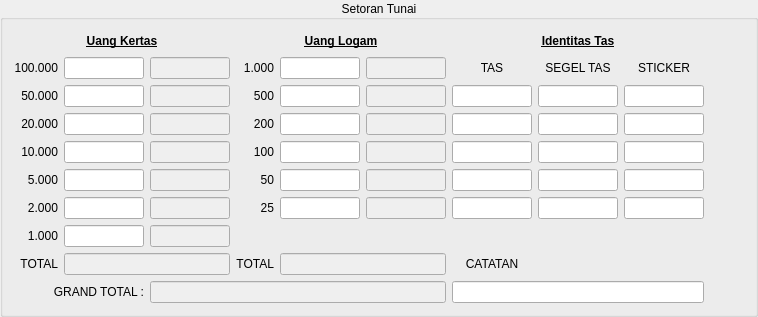
             <widget class="QGroupBox" name="groupBoxTunai">
              <property name="title">
               <string>Setoran Tunai</string>
              </property>
              <property name="alignment">
               <set>Qt::AlignCenter</set>
              </property>
              <layout class="QGridLayout" name="gridLayout_10">
               <item row="0" column="0">
                <layout class="QGridLayout" name="gridLayout_6">
                 <item row="0" column="0" colspan="3">
                  <widget class="QLabel" name="label_20">
                   <property name="font">
                    <font>
                     <weight>75</weight>
                     <bold>true</bold>
                     <underline>true</underline>
                    </font>
                   </property>
                   <property name="text">
                    <string>Uang Kertas</string>
                   </property>
                   <property name="alignment">
                    <set>Qt::AlignCenter</set>
                   </property>
                  </widget>
                 </item>
                 <item row="0" column="9">
                  <spacer name="horizontalSpacer">
                   <property name="orientation">
                    <enum>Qt::Horizontal</enum>
                   </property>
                   <property name="sizeHint" stdset="0">
                    <size>
                     <width>40</width>
                     <height>20</height>
                    </size>
                   </property>
                  </spacer>
                 </item>
                 <item row="0" column="6" colspan="3">
                  <widget class="QLabel" name="label_86">
                   <property name="font">
                    <font>
                     <weight>75</weight>
                     <bold>true</bold>
                     <underline>true</underline>
                    </font>
                   </property>
                   <property name="text">
                    <string>Identitas Tas</string>
                   </property>
                   <property name="alignment">
                    <set>Qt::AlignCenter</set>
                   </property>
                  </widget>
                 </item>
                 <item row="1" column="1">
                  <widget class="QLineEdit" name="lineEdit100k">
                   <property name="maximumSize">
                    <size>
                     <width>80</width>
                     <height>16777215</height>
                    </size>
                   </property>
                   <property name="alignment">
                    <set>Qt::AlignRight|Qt::AlignTrailing|Qt::AlignVCenter</set>
                   </property>
                  </widget>
                 </item>
                 <item row="2" column="3">
                  <widget class="QLabel" name="label_75">
                   <property name="text">
                    <string>500</string>
                   </property>
                   <property name="alignment">
                    <set>Qt::AlignRight|Qt::AlignTrailing|Qt::AlignVCenter</set>
                   </property>
                  </widget>
                 </item>
                 <item row="2" column="6">
                  <widget class="QLineEdit" name="lineEditTas1">
                   <property name="maximumSize">
                    <size>
                     <width>80</width>
                     <height>16777215</height>
                    </size>
                   </property>
                  </widget>
                 </item>
                 <item row="1" column="2">
                  <widget class="QLineEdit" name="lineEditTot100k">
                   <property name="enabled">
                    <bool>false</bool>
                   </property>
                   <property name="maximumSize">
                    <size>
                     <width>80</width>
                     <height>16777215</height>
                    </size>
                   </property>
                   <property name="alignment">
                    <set>Qt::AlignRight|Qt::AlignTrailing|Qt::AlignVCenter</set>
                   </property>
                  </widget>
                 </item>
                 <item row="2" column="7">
                  <widget class="QLineEdit" name="lineEditSegel1">
                   <property name="maximumSize">
                    <size>
                     <width>80</width>
                     <height>16777215</height>
                    </size>
                   </property>
                  </widget>
                 </item>
                 <item row="1" column="0">
                  <widget class="QLabel" name="label_23">
                   <property name="text">
                    <string>100.000</string>
                   </property>
                   <property name="alignment">
                    <set>Qt::AlignRight|Qt::AlignTrailing|Qt::AlignVCenter</set>
                   </property>
                  </widget>
                 </item>
                 <item row="1" column="8">
                  <widget class="QLabel" name="label_85">
                   <property name="text">
                    <string>STICKER</string>
                   </property>
                   <property name="alignment">
                    <set>Qt::AlignCenter</set>
                   </property>
                  </widget>
                 </item>
                 <item row="1" column="3">
                  <widget class="QLabel" name="label_74">
                   <property name="text">
                    <string>1.000</string>
                   </property>
                   <property name="alignment">
                    <set>Qt::AlignRight|Qt::AlignTrailing|Qt::AlignVCenter</set>
                   </property>
                  </widget>
                 </item>
                 <item row="3" column="3">
                  <widget class="QLabel" name="label_76">
                   <property name="text">
                    <string>200</string>
                   </property>
                   <property name="alignment">
                    <set>Qt::AlignRight|Qt::AlignTrailing|Qt::AlignVCenter</set>
                   </property>
                  </widget>
                 </item>
                 <item row="2" column="0">
                  <widget class="QLabel" name="label_67">
                   <property name="text">
                    <string>50.000</string>
                   </property>
                   <property name="alignment">
                    <set>Qt::AlignRight|Qt::AlignTrailing|Qt::AlignVCenter</set>
                   </property>
                  </widget>
                 </item>
                 <item row="3" column="0">
                  <widget class="QLabel" name="label_68">
                   <property name="text">
                    <string>20.000</string>
                   </property>
                   <property name="alignment">
                    <set>Qt::AlignRight|Qt::AlignTrailing|Qt::AlignVCenter</set>
                   </property>
                  </widget>
                 </item>
                 <item row="9" column="0" colspan="2">
                  <widget class="QLabel" name="label_82">
                   <property name="text">
                    <string>GRAND TOTAL :</string>
                   </property>
                   <property name="alignment">
                    <set>Qt::AlignRight|Qt::AlignTrailing|Qt::AlignVCenter</set>
                   </property>
                  </widget>
                 </item>
                 <item row="4" column="0">
                  <widget class="QLabel" name="label_69">
                   <property name="text">
                    <string>10.000</string>
                   </property>
                   <property name="alignment">
                    <set>Qt::AlignRight|Qt::AlignTrailing|Qt::AlignVCenter</set>
                   </property>
                  </widget>
                 </item>
                 <item row="5" column="0">
                  <widget class="QLabel" name="label_70">
                   <property name="text">
                    <string>5.000</string>
                   </property>
                   <property name="alignment">
                    <set>Qt::AlignRight|Qt::AlignTrailing|Qt::AlignVCenter</set>
                   </property>
                  </widget>
                 </item>
                 <item row="8" column="0">
                  <widget class="QLabel" name="label_73">
                   <property name="text">
                    <string>TOTAL</string>
                   </property>
                   <property name="alignment">
                    <set>Qt::AlignRight|Qt::AlignTrailing|Qt::AlignVCenter</set>
                   </property>
                  </widget>
                 </item>
                 <item row="7" column="2">
                  <widget class="QLineEdit" name="lineEditTot1k">
                   <property name="enabled">
                    <bool>false</bool>
                   </property>
                   <property name="maximumSize">
                    <size>
                     <width>80</width>
                     <height>16777215</height>
                    </size>
                   </property>
                   <property name="alignment">
                    <set>Qt::AlignRight|Qt::AlignTrailing|Qt::AlignVCenter</set>
                   </property>
                  </widget>
                 </item>
                 <item row="6" column="2">
                  <widget class="QLineEdit" name="lineEditTot2k">
                   <property name="enabled">
                    <bool>false</bool>
                   </property>
                   <property name="maximumSize">
                    <size>
                     <width>80</width>
                     <height>16777215</height>
                    </size>
                   </property>
                   <property name="alignment">
                    <set>Qt::AlignRight|Qt::AlignTrailing|Qt::AlignVCenter</set>
                   </property>
                  </widget>
                 </item>
                 <item row="5" column="2">
                  <widget class="QLineEdit" name="lineEditTot5k">
                   <property name="enabled">
                    <bool>false</bool>
                   </property>
                   <property name="maximumSize">
                    <size>
                     <width>80</width>
                     <height>16777215</height>
                    </size>
                   </property>
                   <property name="alignment">
                    <set>Qt::AlignRight|Qt::AlignTrailing|Qt::AlignVCenter</set>
                   </property>
                  </widget>
                 </item>
                 <item row="4" column="2">
                  <widget class="QLineEdit" name="lineEditTot10k">
                   <property name="enabled">
                    <bool>false</bool>
                   </property>
                   <property name="maximumSize">
                    <size>
                     <width>80</width>
                     <height>16777215</height>
                    </size>
                   </property>
                   <property name="alignment">
                    <set>Qt::AlignRight|Qt::AlignTrailing|Qt::AlignVCenter</set>
                   </property>
                  </widget>
                 </item>
                 <item row="3" column="2">
                  <widget class="QLineEdit" name="lineEditTot20k">
                   <property name="enabled">
                    <bool>false</bool>
                   </property>
                   <property name="maximumSize">
                    <size>
                     <width>80</width>
                     <height>16777215</height>
                    </size>
                   </property>
                   <property name="alignment">
                    <set>Qt::AlignRight|Qt::AlignTrailing|Qt::AlignVCenter</set>
                   </property>
                  </widget>
                 </item>
                 <item row="2" column="2">
                  <widget class="QLineEdit" name="lineEditTot50k">
                   <property name="enabled">
                    <bool>false</bool>
                   </property>
                   <property name="maximumSize">
                    <size>
                     <width>80</width>
                     <height>16777215</height>
                    </size>
                   </property>
                   <property name="alignment">
                    <set>Qt::AlignRight|Qt::AlignTrailing|Qt::AlignVCenter</set>
                   </property>
                  </widget>
                 </item>
                 <item row="7" column="1">
                  <widget class="QLineEdit" name="lineEdit1k">
                   <property name="maximumSize">
                    <size>
                     <width>80</width>
                     <height>16777215</height>
                    </size>
                   </property>
                   <property name="alignment">
                    <set>Qt::AlignRight|Qt::AlignTrailing|Qt::AlignVCenter</set>
                   </property>
                  </widget>
                 </item>
                 <item row="6" column="1">
                  <widget class="QLineEdit" name="lineEdit2k">
                   <property name="maximumSize">
                    <size>
                     <width>80</width>
                     <height>16777215</height>
                    </size>
                   </property>
                   <property name="alignment">
                    <set>Qt::AlignRight|Qt::AlignTrailing|Qt::AlignVCenter</set>
                   </property>
                  </widget>
                 </item>
                 <item row="5" column="1">
                  <widget class="QLineEdit" name="lineEdit5k">
                   <property name="maximumSize">
                    <size>
                     <width>80</width>
                     <height>16777215</height>
                    </size>
                   </property>
                   <property name="alignment">
                    <set>Qt::AlignRight|Qt::AlignTrailing|Qt::AlignVCenter</set>
                   </property>
                  </widget>
                 </item>
                 <item row="4" column="1">
                  <widget class="QLineEdit" name="lineEdit10k">
                   <property name="maximumSize">
                    <size>
                     <width>80</width>
                     <height>16777215</height>
                    </size>
                   </property>
                   <property name="alignment">
                    <set>Qt::AlignRight|Qt::AlignTrailing|Qt::AlignVCenter</set>
                   </property>
                  </widget>
                 </item>
                 <item row="3" column="1">
                  <widget class="QLineEdit" name="lineEdit20k">
                   <property name="maximumSize">
                    <size>
                     <width>80</width>
                     <height>16777215</height>
                    </size>
                   </property>
                   <property name="alignment">
                    <set>Qt::AlignRight|Qt::AlignTrailing|Qt::AlignVCenter</set>
                   </property>
                  </widget>
                 </item>
                 <item row="2" column="1">
                  <widget class="QLineEdit" name="lineEdit50k">
                   <property name="maximumSize">
                    <size>
                     <width>80</width>
                     <height>16777215</height>
                    </size>
                   </property>
                   <property name="alignment">
                    <set>Qt::AlignRight|Qt::AlignTrailing|Qt::AlignVCenter</set>
                   </property>
                  </widget>
                 </item>
                 <item row="7" column="0">
                  <widget class="QLabel" name="label_72">
                   <property name="text">
                    <string>1.000</string>
                   </property>
                   <property name="alignment">
                    <set>Qt::AlignRight|Qt::AlignTrailing|Qt::AlignVCenter</set>
                   </property>
                  </widget>
                 </item>
                 <item row="6" column="0">
                  <widget class="QLabel" name="label_71">
                   <property name="text">
                    <string>2.000</string>
                   </property>
                   <property name="alignment">
                    <set>Qt::AlignRight|Qt::AlignTrailing|Qt::AlignVCenter</set>
                   </property>
                  </widget>
                 </item>
                 <item row="4" column="3">
                  <widget class="QLabel" name="label_77">
                   <property name="text">
                    <string>100</string>
                   </property>
                   <property name="alignment">
                    <set>Qt::AlignRight|Qt::AlignTrailing|Qt::AlignVCenter</set>
                   </property>
                  </widget>
                 </item>
                 <item row="5" column="3">
                  <widget class="QLabel" name="label_78">
                   <property name="text">
                    <string>50</string>
                   </property>
                   <property name="alignment">
                    <set>Qt::AlignRight|Qt::AlignTrailing|Qt::AlignVCenter</set>
                   </property>
                  </widget>
                 </item>
                 <item row="6" column="3">
                  <widget class="QLabel" name="label_79">
                   <property name="text">
                    <string>25</string>
                   </property>
                   <property name="alignment">
                    <set>Qt::AlignRight|Qt::AlignTrailing|Qt::AlignVCenter</set>
                   </property>
                  </widget>
                 </item>
                 <item row="8" column="3">
                  <widget class="QLabel" name="label_81">
                   <property name="text">
                    <string>TOTAL</string>
                   </property>
                   <property name="alignment">
                    <set>Qt::AlignRight|Qt::AlignTrailing|Qt::AlignVCenter</set>
                   </property>
                  </widget>
                 </item>
                 <item row="1" column="4">
                  <widget class="QLineEdit" name="lineEditKoin1000">
                   <property name="maximumSize">
                    <size>
                     <width>80</width>
                     <height>16777215</height>
                    </size>
                   </property>
                   <property name="alignment">
                    <set>Qt::AlignRight|Qt::AlignTrailing|Qt::AlignVCenter</set>
                   </property>
                  </widget>
                 </item>
                 <item row="2" column="4">
                  <widget class="QLineEdit" name="lineEditKoin500">
                   <property name="maximumSize">
                    <size>
                     <width>80</width>
                     <height>16777215</height>
                    </size>
                   </property>
                   <property name="alignment">
                    <set>Qt::AlignRight|Qt::AlignTrailing|Qt::AlignVCenter</set>
                   </property>
                  </widget>
                 </item>
                 <item row="3" column="4">
                  <widget class="QLineEdit" name="lineEditKoin200">
                   <property name="maximumSize">
                    <size>
                     <width>80</width>
                     <height>16777215</height>
                    </size>
                   </property>
                   <property name="alignment">
                    <set>Qt::AlignRight|Qt::AlignTrailing|Qt::AlignVCenter</set>
                   </property>
                  </widget>
                 </item>
                 <item row="4" column="4">
                  <widget class="QLineEdit" name="lineEditKoin100">
                   <property name="maximumSize">
                    <size>
                     <width>80</width>
                     <height>16777215</height>
                    </size>
                   </property>
                   <property name="alignment">
                    <set>Qt::AlignRight|Qt::AlignTrailing|Qt::AlignVCenter</set>
                   </property>
                  </widget>
                 </item>
                 <item row="5" column="4">
                  <widget class="QLineEdit" name="lineEditKoin50">
                   <property name="maximumSize">
                    <size>
                     <width>80</width>
                     <height>16777215</height>
                    </size>
                   </property>
                   <property name="alignment">
                    <set>Qt::AlignRight|Qt::AlignTrailing|Qt::AlignVCenter</set>
                   </property>
                  </widget>
                 </item>
                 <item row="6" column="4">
                  <widget class="QLineEdit" name="lineEditKoin25">
                   <property name="maximumSize">
                    <size>
                     <width>80</width>
                     <height>16777215</height>
                    </size>
                   </property>
                   <property name="alignment">
                    <set>Qt::AlignRight|Qt::AlignTrailing|Qt::AlignVCenter</set>
                   </property>
                  </widget>
                 </item>
                 <item row="1" column="5">
                  <widget class="QLineEdit" name="lineEditTotKoin1k">
                   <property name="enabled">
                    <bool>false</bool>
                   </property>
                   <property name="maximumSize">
                    <size>
                     <width>80</width>
                     <height>16777215</height>
                    </size>
                   </property>
                   <property name="alignment">
                    <set>Qt::AlignRight|Qt::AlignTrailing|Qt::AlignVCenter</set>
                   </property>
                  </widget>
                 </item>
                 <item row="2" column="5">
                  <widget class="QLineEdit" name="lineEditTotKoin500">
                   <property name="enabled">
                    <bool>false</bool>
                   </property>
                   <property name="maximumSize">
                    <size>
                     <width>80</width>
                     <height>16777215</height>
                    </size>
                   </property>
                   <property name="alignment">
                    <set>Qt::AlignRight|Qt::AlignTrailing|Qt::AlignVCenter</set>
                   </property>
                  </widget>
                 </item>
                 <item row="3" column="5">
                  <widget class="QLineEdit" name="lineEditTotKoin200">
                   <property name="enabled">
                    <bool>false</bool>
                   </property>
                   <property name="maximumSize">
                    <size>
                     <width>80</width>
                     <height>16777215</height>
                    </size>
                   </property>
                   <property name="alignment">
                    <set>Qt::AlignRight|Qt::AlignTrailing|Qt::AlignVCenter</set>
                   </property>
                  </widget>
                 </item>
                 <item row="4" column="5">
                  <widget class="QLineEdit" name="lineEditTotKoin100">
                   <property name="enabled">
                    <bool>false</bool>
                   </property>
                   <property name="maximumSize">
                    <size>
                     <width>80</width>
                     <height>16777215</height>
                    </size>
                   </property>
                   <property name="alignment">
                    <set>Qt::AlignRight|Qt::AlignTrailing|Qt::AlignVCenter</set>
                   </property>
                  </widget>
                 </item>
                 <item row="5" column="5">
                  <widget class="QLineEdit" name="lineEditTotKoin50">
                   <property name="enabled">
                    <bool>false</bool>
                   </property>
                   <property name="maximumSize">
                    <size>
                     <width>80</width>
                     <height>16777215</height>
                    </size>
                   </property>
                   <property name="alignment">
                    <set>Qt::AlignRight|Qt::AlignTrailing|Qt::AlignVCenter</set>
                   </property>
                  </widget>
                 </item>
                 <item row="6" column="5">
                  <widget class="QLineEdit" name="lineEditTotKoin25">
                   <property name="enabled">
                    <bool>false</bool>
                   </property>
                   <property name="maximumSize">
                    <size>
                     <width>80</width>
                     <height>16777215</height>
                    </size>
                   </property>
                   <property name="alignment">
                    <set>Qt::AlignRight|Qt::AlignTrailing|Qt::AlignVCenter</set>
                   </property>
                  </widget>
                 </item>
                 <item row="0" column="3" colspan="3">
                  <widget class="QLabel" name="label_80">
                   <property name="font">
                    <font>
                     <weight>75</weight>
                     <bold>true</bold>
                     <underline>true</underline>
                    </font>
                   </property>
                   <property name="text">
                    <string>Uang Logam</string>
                   </property>
                   <property name="alignment">
                    <set>Qt::AlignCenter</set>
                   </property>
                  </widget>
                 </item>
                 <item row="1" column="6">
                  <widget class="QLabel" name="label_83">
                   <property name="text">
                    <string>TAS</string>
                   </property>
                   <property name="alignment">
                    <set>Qt::AlignCenter</set>
                   </property>
                  </widget>
                 </item>
                 <item row="1" column="7">
                  <widget class="QLabel" name="label_84">
                   <property name="text">
                    <string>SEGEL TAS</string>
                   </property>
                   <property name="alignment">
                    <set>Qt::AlignCenter</set>
                   </property>
                  </widget>
                 </item>
                 <item row="2" column="8">
                  <widget class="QLineEdit" name="lineEditSticker1">
                   <property name="maximumSize">
                    <size>
                     <width>80</width>
                     <height>16777215</height>
                    </size>
                   </property>
                  </widget>
                 </item>
                 <item row="9" column="2" colspan="4">
                  <widget class="QLineEdit" name="lineEditGrandTotal">
                   <property name="enabled">
                    <bool>false</bool>
                   </property>
                   <property name="alignment">
                    <set>Qt::AlignRight|Qt::AlignTrailing|Qt::AlignVCenter</set>
                   </property>
                  </widget>
                 </item>
                 <item row="8" column="6">
                  <widget class="QLabel" name="label_87">
                   <property name="text">
                    <string>CATATAN</string>
                   </property>
                   <property name="alignment">
                    <set>Qt::AlignCenter</set>
                   </property>
                  </widget>
                 </item>
                 <item row="9" column="6" colspan="3">
                  <widget class="QLineEdit" name="lineEditCatatan"/>
                 </item>
                 <item row="3" column="6">
                  <widget class="QLineEdit" name="lineEditTas2">
                   <property name="maximumSize">
                    <size>
                     <width>80</width>
                     <height>16777215</height>
                    </size>
                   </property>
                  </widget>
                 </item>
                 <item row="4" column="6">
                  <widget class="QLineEdit" name="lineEditTas3">
                   <property name="maximumSize">
                    <size>
                     <width>80</width>
                     <height>16777215</height>
                    </size>
                   </property>
                  </widget>
                 </item>
                 <item row="5" column="6">
                  <widget class="QLineEdit" name="lineEditTas4">
                   <property name="maximumSize">
                    <size>
                     <width>80</width>
                     <height>16777215</height>
                    </size>
                   </property>
                  </widget>
                 </item>
                 <item row="6" column="6">
                  <widget class="QLineEdit" name="lineEditTas5">
                   <property name="maximumSize">
                    <size>
                     <width>80</width>
                     <height>16777215</height>
                    </size>
                   </property>
                  </widget>
                 </item>
                 <item row="3" column="7">
                  <widget class="QLineEdit" name="lineEditSegel2">
                   <property name="maximumSize">
                    <size>
                     <width>80</width>
                     <height>16777215</height>
                    </size>
                   </property>
                  </widget>
                 </item>
                 <item row="4" column="7">
                  <widget class="QLineEdit" name="lineEditSegel3">
                   <property name="maximumSize">
                    <size>
                     <width>80</width>
                     <height>16777215</height>
                    </size>
                   </property>
                  </widget>
                 </item>
                 <item row="5" column="7">
                  <widget class="QLineEdit" name="lineEditSegel4">
                   <property name="maximumSize">
                    <size>
                     <width>80</width>
                     <height>16777215</height>
                    </size>
                   </property>
                  </widget>
                 </item>
                 <item row="6" column="7">
                  <widget class="QLineEdit" name="lineEditSegel5">
                   <property name="maximumSize">
                    <size>
                     <width>80</width>
                     <height>16777215</height>
                    </size>
                   </property>
                  </widget>
                 </item>
                 <item row="3" column="8">
                  <widget class="QLineEdit" name="lineEditSticker2">
                   <property name="maximumSize">
                    <size>
                     <width>80</width>
                     <height>16777215</height>
                    </size>
                   </property>
                  </widget>
                 </item>
                 <item row="4" column="8">
                  <widget class="QLineEdit" name="lineEditSticker3">
                   <property name="maximumSize">
                    <size>
                     <width>80</width>
                     <height>16777215</height>
                    </size>
                   </property>
                  </widget>
                 </item>
                 <item row="5" column="8">
                  <widget class="QLineEdit" name="lineEditSticker4">
                   <property name="maximumSize">
                    <size>
                     <width>80</width>
                     <height>16777215</height>
                    </size>
                   </property>
                  </widget>
                 </item>
                 <item row="6" column="8">
                  <widget class="QLineEdit" name="lineEditSticker5">
                   <property name="maximumSize">
                    <size>
                     <width>80</width>
                     <height>16777215</height>
                    </size>
                   </property>
                  </widget>
                 </item>
                 <item row="8" column="1" colspan="2">
                  <widget class="QLineEdit" name="lineEditTotKertasValue">
                   <property name="enabled">
                    <bool>false</bool>
                   </property>
                   <property name="alignment">
                    <set>Qt::AlignRight|Qt::AlignTrailing|Qt::AlignVCenter</set>
                   </property>
                  </widget>
                 </item>
                 <item row="8" column="4" colspan="2">
                  <widget class="QLineEdit" name="lineEditTotKoinValue">
                   <property name="enabled">
                    <bool>false</bool>
                   </property>
                   <property name="alignment">
                    <set>Qt::AlignRight|Qt::AlignTrailing|Qt::AlignVCenter</set>
                   </property>
                  </widget>
                 </item>
                </layout>
               </item>
              </layout>
             </widget>
